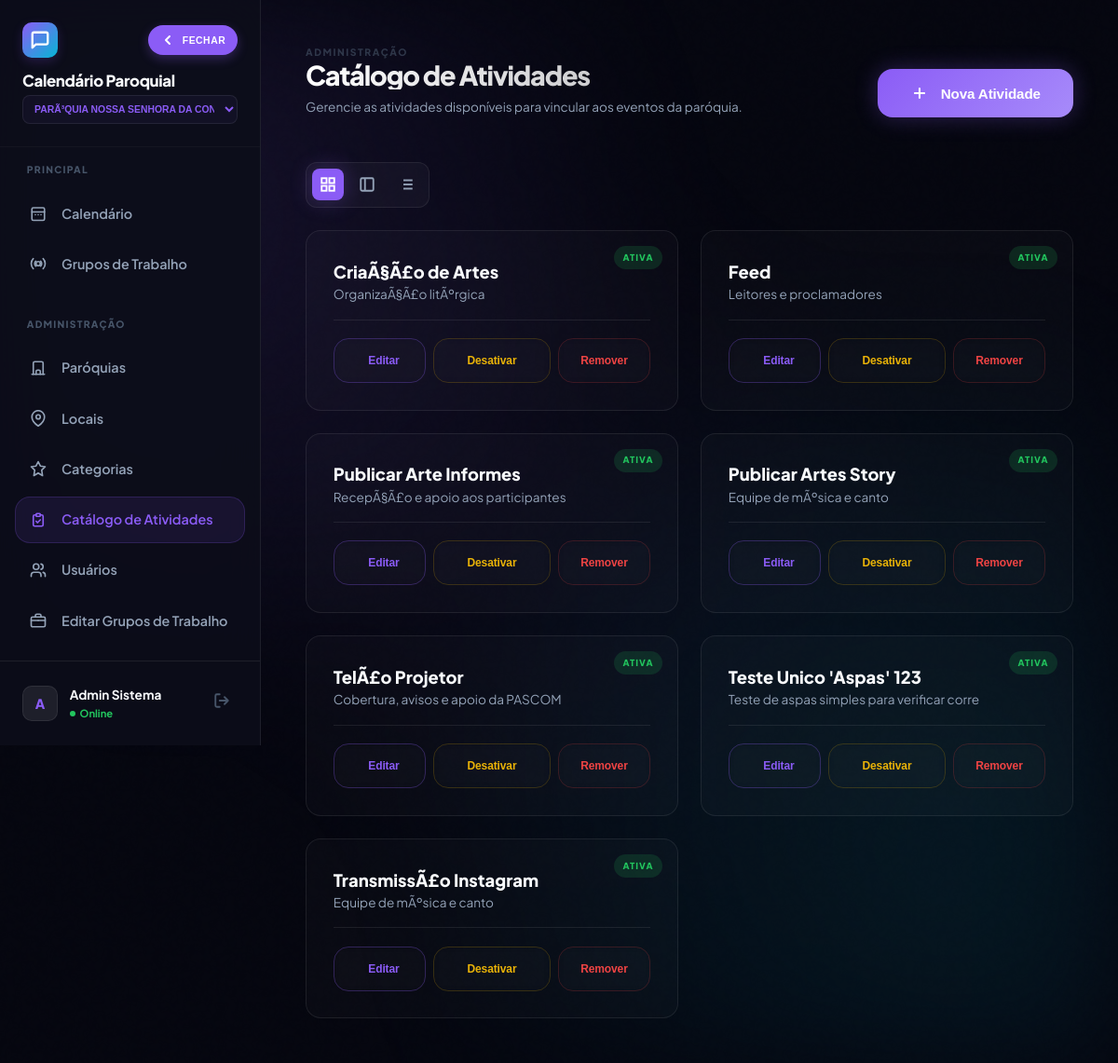
Page /gerenciar_catalogo.php (signed in) on the earlier database version.
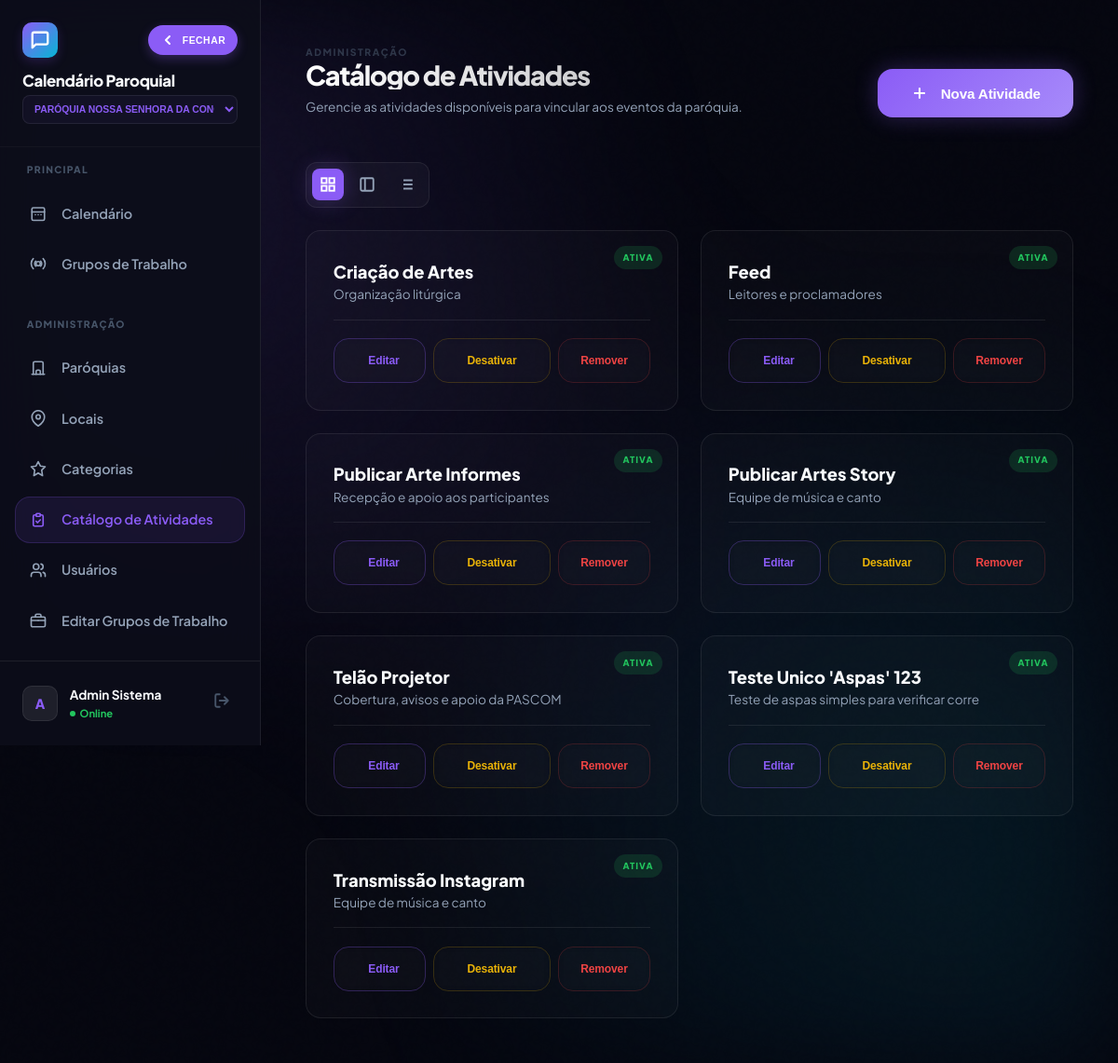
Same page on the later database version.
### tables this page shows
CREATE TABLE `atividades_catalogo` (
  `id` int(10) unsigned NOT NULL AUTO_INCREMENT,
  `paroquia_id` int(10) unsigned NOT NULL,
  `nome` varchar(150) NOT NULL,
  `descricao` text DEFAULT NULL,
  `ativo` tinyint(1) NOT NULL DEFAULT 1,
  PRIMARY KEY (`id`),
  UNIQUE KEY `paroquia_id` (`paroquia_id`,`nome`),
  CONSTRAINT `fk_catalogo_paroquia` FOREIGN KEY (`paroquia_id`) REFERENCES `paroquias` (`id`) ON DELETE CASCADE
);

### config.php (called while the page is built, shortened)
<?php
function h(mixed $v): string {
    return htmlspecialchars((string)($v ?? ''), ENT_QUOTES, 'UTF-8');
}
?>

### functions.php (called while the page is built, shortened)
<?php
require_once __DIR__ . '/config.php';
function current_paroquia_id(): int {
    return (int)($_SESSION['paroquia_id'] ?? 0);
}
?>

### gerenciar_catalogo.php (the view, shortened to what the changed rows need)
<?php
require_once 'functions.php';
$pid = current_paroquia_id();
$items = $conn->query("SELECT * FROM atividades_catalogo WHERE paroquia_id = $pid ORDER BY ativo DESC, nome ASC");
?>
<!DOCTYPE html>
<html lang="pt-BR">
<head>
    <link rel="stylesheet" href="style.css">
</head>
<body>
    <div class="app-shell">
        <?php include 'sidebar.php'; ?>
        <main class="main-content">
            <header class="header-stack animate-in">
                <div>
                    <h1 class="gradient-text">Catálogo de Atividades</h1>
                </div>
            </header>
            <div class="catalog-grid animate-in" id="dataContainer" style="animation-delay: 0.1s;">
                <?php if ($items && $items->num_rows > 0): ?>
                    <?php while ($item = $items->fetch_assoc()): ?>
                    <article class="glass-card catalog-card <?= $item['ativo'] ? '' : 'inactive' ?>">
                        <span class="card-status <?= $item['ativo'] ? 'active' : 'inactive' ?>">
                            <?= $item['ativo'] ? 'Ativa' : 'Inativa' ?>
                        </span>
                        <div>
                            <div class="card-name"><?= h($item['nome']) ?></div>
                            <?php if (!empty($item['descricao'])): ?>
                                <div class="card-desc"><?= h($item['descricao']) ?></div>
                            <?php endif; ?>
                        </div>
                        <div class="card-actions">
                            <button
                                type="button"
                                class="btn btn-ghost btn-edit"
                                data-id="<?= htmlspecialchars($item['id'], ENT_QUOTES, 'UTF-8') ?>"
                                data-nome="<?= htmlspecialchars($item['nome'], ENT_QUOTES, 'UTF-8') ?>"
                                data-descricao="<?= htmlspecialchars($item['descricao'], ENT_QUOTES, 'UTF-8') ?>"
                                style="flex: 1; font-size: 0.75rem; border-color: rgba(var(--primary-rgb), 0.3); color: var(--primary); cursor: pointer;"
                                onclick="editByData(this)"
                            >
                                Editar
                            </button>
                            <?php if ($item['ativo']): ?>
                            <form method="POST" style="flex: 1; margin: 0;">
                                <button type="button" class="btn btn-ghost" style="width: 100%; color: #eab308; font-size: 0.75rem; border-color: rgba(234, 179, 8, 0.2); cursor: pointer;" onclick="return confirmForm(this, 'Desativar temporariamente esta atividade?')">
                                    Desativar
                                </button>
                            </form>
                            <?php endif; ?>
                            <button type="button" class="btn btn-ghost" style="flex: 1; margin: 0; color: #ef4444; font-size: 0.75rem; border-color: rgba(239, 68, 68, 0.2); cursor: pointer;" onclick="confirmDelete(<?= $item['id'] ?>)">
                                Remover
                            </button>
                        </div>
                    </article>
                    <?php endwhile; ?>
                <?php endif; ?>
            </div>
        </main>
    </div>
</body>
</html>

### sidebar.php (shortened to what the changed rows need)
<?php
require_once 'config.php';
$parish_name = 'Igreja Católica';
$pid = $_SESSION['paroquia_id'] ?? 0;
if ($pid > 0) {
    $stmt = $conn->prepare("SELECT nome FROM paroquias WHERE id = ?");
    $stmt->bind_param('i', $pid);
    $stmt->execute();
    $resParish = $stmt->get_result();
    if ($resParish && $resParish->num_rows > 0) {
        $parish_name = $resParish->fetch_assoc()['nome'];
    }
}
$all_parishes = [];
if (userCanSwitchParish()) {
    $p_res = $conn->query("SELECT id, nome FROM paroquias ORDER BY nome");
    if ($p_res) {
        while ($p_row = $p_res->fetch_assoc()) {
            $all_parishes[] = $p_row;
        }
    }
}
?>
<aside class="sidebar" id="mainSidebar">
    <div class="sidebar-header">
        <div class="brand-details">
            <span class="brand-text">Calendário Paroquial</span>
            <?php if (count($all_parishes) > 1): ?>
                <select class="brand-sub-select" onchange="window.location.href='select_paroquia.php?id='+this.value">
                    <?php foreach($all_parishes as $p): ?>
                        <option value="<?= $p['id'] ?>" <?= $p['id'] == $pid ? 'selected' : '' ?>><?= h($p['nome']) ?></option>
                    <?php endforeach; ?>
                </select>
            <?php else: ?>
                <span class="brand-sub"><?= h($parish_name) ?></span>
            <?php endif; ?>
        </div>
    </div>
</aside>

Differences in the rows shown:
changed atividades_catalogo: nome "CriaÃ§Ã£o de Artes" → "Criação de Artes"; descricao "OrganizaÃ§Ã£o litÃºrgica" → "Organização litúrgica"
changed atividades_catalogo "Publicar Arte Informes": descricao "RecepÃ§Ã£o e apoio aos participantes" → "Recepção e apoio aos participantes"
changed atividades_catalogo "Publicar Artes Story": descricao "Equipe de mÃºsica e canto" → "Equipe de música e canto"
changed atividades_catalogo "Cobertura, avisos e apoio da PASCOM": nome "TelÃ£o Projetor" → "Telão Projetor"
changed atividades_catalogo: nome "TransmissÃ£o Instagram" → "Transmissão Instagram"; descricao "Equipe de mÃºsica e canto" → "Equipe de música e canto"
Other differences:
form field value: "ParÃ³quia Nossa Senhora da ConceiÃ§Ã£o" → "Paróquia Nossa Senhora da Conceição"
